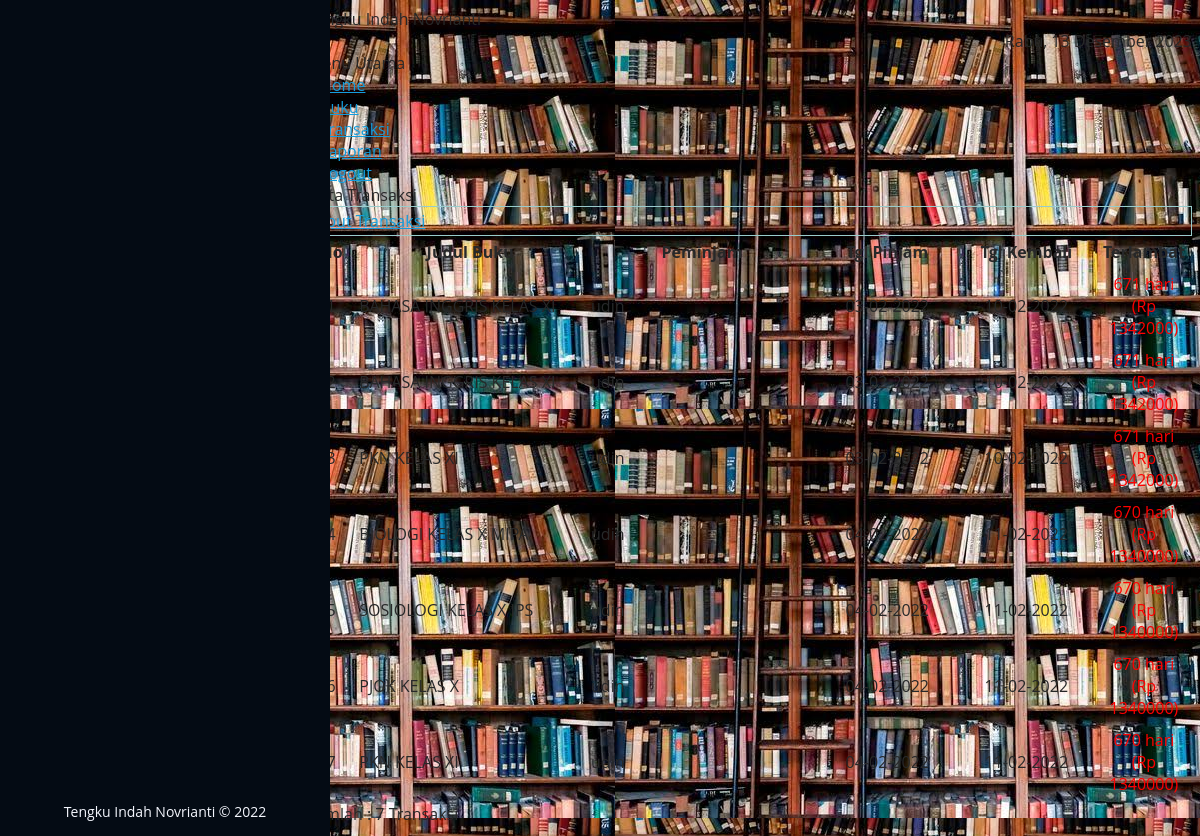
Page /guest/index.php?page=transaksi1 (signed in) on the committed database.
### tables this page shows
CREATE TABLE `tbl_transaksi` (
  `id` int(5) NOT NULL,
  `judul` varchar(250) NOT NULL,
  `nis` int(11) NOT NULL,
  `nama` varchar(100) NOT NULL,
  `tgl_pinjam` varchar(15) NOT NULL,
  `tgl_kembali` varchar(15) NOT NULL,
  `status` varchar(10) NOT NULL,
  `ket` varchar(50) NOT NULL
);

### transaksi_fungsi.php (called while the page is built)
<?php
function terlambat($tgl_dateline, $tgl_kembali) {
$tgl_dateline_pcs = explode ("-", $tgl_dateline);
$tgl_dateline_pcs = $tgl_dateline_pcs[2]."-".$tgl_dateline_pcs[1]."-".$tgl_dateline_pcs[0];
$tgl_kembali_pcs = explode ("-", $tgl_kembali);
$tgl_kembali_pcs = $tgl_kembali_pcs[2]."-".$tgl_kembali_pcs[1]."-".$tgl_kembali_pcs[0];
$selisih = strtotime ($tgl_kembali_pcs) - strtotime ($tgl_dateline_pcs);
$selisih = $selisih / 86400;
if ($selisih>=1) {
	$hasil_tgl = floor($selisih);
}
else {
	$hasil_tgl = 0;
}
return $hasil_tgl;
}
?>

### conn/koneksi.php (called while the page is built, shortened)
<?php
$denda1=2000;
?>

### transaksi_data1.php (the view)
  <?php
  include '../conn/koneksi.php';
  include 'transaksi_fungsi.php';
  ?>
<div id="menu-tengah">
   	<div id="bg_menu">Data Transaksi
   	</div>
   	<div id="content_menu">
       <div id="menu_header">
       	<form action="?page=transaksi_search" method="post">
       	<table width="100%" height="100%" style="border:1px solid #9cc;">
           	<tr>
               	<td width="80%"><a href="?page=transaksi_input1">Input Transaksi</a></td>
               </tr>
           </table>
           </form>
   	</div>
  	    <div class="zebra-table">
  	      <table width="100%" height="100%" align="center" cellspacing="0" cellpadding="5">
  	        <thead align="center">
  	          <tr>
  	            <th align="center" width="5%" >No</th>
  	            <th width="25%">Judul Buku</th>
  	            <th width="25%">Peminjam</th>
  	            <th width="15%">Tgl Pinjam</th>
  	            <th width="15%">Tgl Kembali</th>
               <th width="10%">Terlambat</th>
             </tr>
           </thead>
           <?php
			$sql = mysqli_query($konek,"SELECT * FROM tbl_transaksi WHERE nama ='udin' ORDER by id");
			$total = mysqli_num_rows($sql);
			$no = 1;
			while ($data=mysqli_fetch_array($sql)) {
		?>
  	        <tbody>
  	          <tr>
  	            <td align="center"><?php echo $no; ?></td>
  	            <td><?php echo $data['judul']; ?></a></td>
  	            <td><?php echo $data['nama']; ?></td>
  	            <td align="center"><?php echo $data['tgl_pinjam']; ?></td>
  	            <td align="center"><?php echo $data['tgl_kembali']; ?></td>
               <td align="center">
               <?php
				$tgl_dateline=$data['tgl_kembali'];
				$tgl_kembali=date('d-m-Y');
				$lambat=terlambat($tgl_dateline, $tgl_kembali);
				$denda=$lambat*$denda1;
				if ($lambat>0) {
					echo "<font color='red'>$lambat hari<br>(Rp $denda)</font>";
				}
				else {
					echo $lambat." hari";
				}
			?>
               </td>
             </tr>
           <?php $no++; } ?>
           </tbody>
         </table>
         </div>
         <div id="menu_bottom">
       	<table width="100%" style="border:0px solid #9cc;">
           	<tr>
               	<td width="50%">Jumlah : <?php echo $total; ?> Transaksi</td>
               </tr>
           </table>
   	</div>
  	  </div>
   </div>

### assets/css/style.css (style rules this page uses)
body { font-family: "Open Sans", sans-serif; color: #272829; }
a { color: #149ddd; }

### guest/index.php (style rules this page uses)
body { background-image: url(../images/2.jpeg); background-color: #cccccccc; }

### rows in the picture
tbl_transaksi: judul "BAHASA INGGRIS KELAS XI", tgl_pinjam "03-02-2022", tgl_kembali "10-02-2022", tgl_kembali "671", tgl_kembali "1342000"
tbl_transaksi: judul "BAHASA INGGRIS KELAS XI", nama "udin", tgl_pinjam "03-02-2022", tgl_kembali "10-02-2022", tgl_kembali "671", tgl_kembali "1342000"
tbl_transaksi: judul "PKN KELAS XI", nama "udin", tgl_pinjam "03-02-2022", tgl_kembali "10-02-2022", tgl_kembali "671", tgl_kembali "1342000"
tbl_transaksi: judul "BIOLOGI KELAS X MIPA", nama "udin", tgl_pinjam "04-02-2022", tgl_kembali "11-02-2022", tgl_kembali "670", tgl_kembali "1340000"
tbl_transaksi: judul "SOSIOLOGI KELAS X IPS", nama "udin", tgl_pinjam "04-02-2022", tgl_kembali "11-02-2022", tgl_kembali "670", tgl_kembali "1340000"
tbl_transaksi: judul "PJOK KELAS X", nama "udin", tgl_pinjam "04-02-2022", tgl_kembali "11-02-2022", tgl_kembali "670", tgl_kembali "1340000"
tbl_transaksi: judul "PKN KELAS XI", nama "udin", tgl_pinjam "04-02-2022", tgl_kembali "11-02-2022", tgl_kembali "670", tgl_kembali "1340000"

### other values in the picture
$_SESSION['nama'] "Tengku Indah Novrianti"
$total "7"
